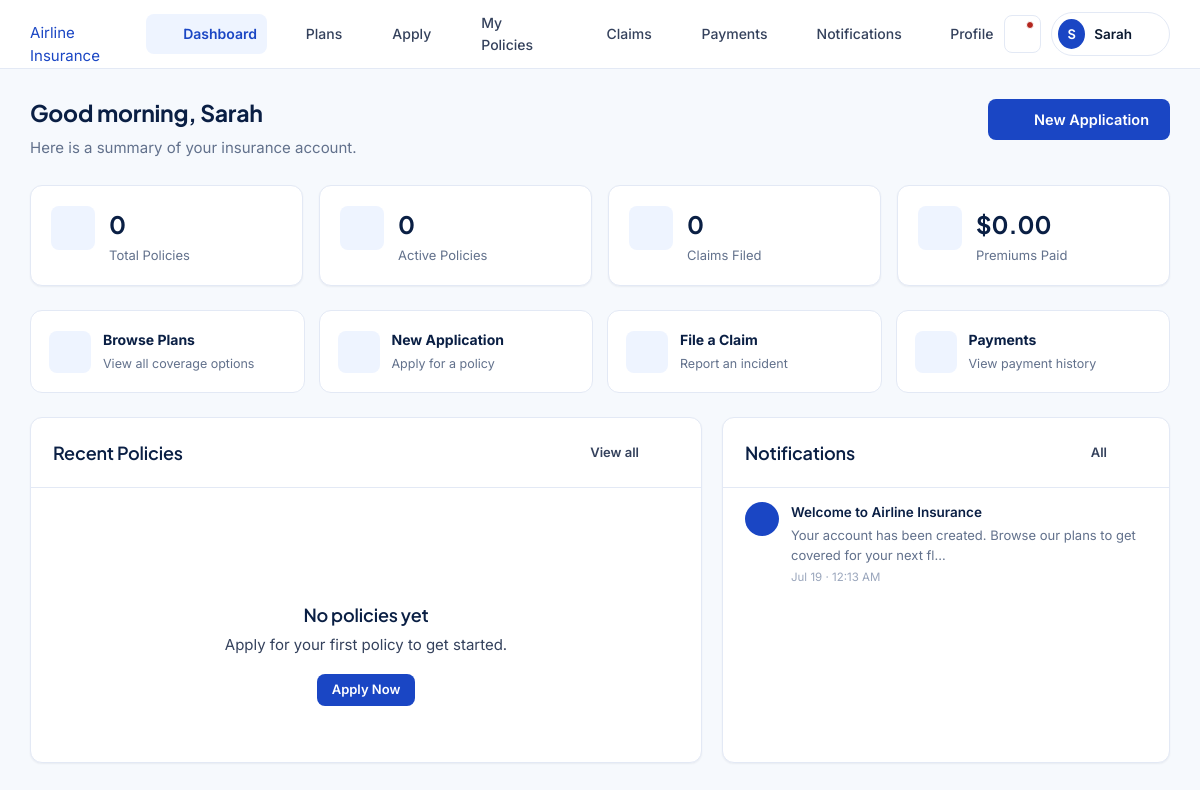
The page /customer/dashboard.php (signed in) on the database its author committed.
### tables this page shows
CREATE TABLE users (
    id INT AUTO_INCREMENT PRIMARY KEY,
    full_name VARCHAR(100) NOT NULL,
    email VARCHAR(150) NOT NULL UNIQUE,
    phone VARCHAR(20) DEFAULT NULL,
    password_hash VARCHAR(255) NOT NULL,
    role ENUM('customer','admin') NOT NULL DEFAULT 'customer',
    status ENUM('active','suspended') NOT NULL DEFAULT 'active',
    failed_attempts INT NOT NULL DEFAULT 0,
    locked_until DATETIME DEFAULT NULL,
    last_login DATETIME DEFAULT NULL,
    created_at TIMESTAMP DEFAULT CURRENT_TIMESTAMP,
    updated_at TIMESTAMP DEFAULT CURRENT_TIMESTAMP ON UPDATE CURRENT_TIMESTAMP
);

CREATE TABLE notifications (
    id INT AUTO_INCREMENT PRIMARY KEY,
    user_id INT NOT NULL,
    title VARCHAR(150) NOT NULL,
    message TEXT NOT NULL,
    is_read TINYINT(1) NOT NULL DEFAULT 0,
    created_at TIMESTAMP DEFAULT CURRENT_TIMESTAMP,
    FOREIGN KEY (user_id) REFERENCES users(id) ON DELETE CASCADE
);

### includes/auth.php (called while the page is built, shortened)
<?php
require_once __DIR__.'/../config/database.php';
function is_logged_in(){ return !empty($_SESSION['uid']); }
function current_uid(){ return isset($_SESSION['uid'])?(int)$_SESSION['uid']:null; }
function current_user(){
    static $u=null;
    if($u!==null) return $u;
    $s=db()->prepare('SELECT id,full_name,email,phone,role,status,last_login,created_at FROM users WHERE id=? LIMIT 1');
    $s->execute(array(current_uid())); $u=$s->fetch(); return $u;
}

### config/database.php (called while the page is built, shortened)
<?php
function db(){
    static $pdo=null;
    if($pdo instanceof PDO) return $pdo;
    $dsn='mysql:host='.DB_HOST.';dbname='.DB_NAME.';charset='.DB_CHARSET;
    try{
        $pdo=new PDO($dsn,DB_USER,DB_PASS,array(
            PDO::ATTR_ERRMODE=>PDO::ERRMODE_EXCEPTION,
            PDO::ATTR_DEFAULT_FETCH_MODE=>PDO::FETCH_ASSOC,
            PDO::ATTR_EMULATE_PREPARES=>false));
    }catch(PDOException $e){
        error_log('DB connect failed: '.$e->getMessage());
        http_response_code(500);
        die('<!DOCTYPE html><html><head><title>DB Error</title><style>body{font-family:Arial,sans-serif;background:#f4f7fc;display:flex;align-items:center;justify-content:center;height:100vh;margin:0}.box{text-align:center;padding:40px;background:#fff;border-radius:12px;max-width:460px;box-shadow:0 4px 20px rgba(0,0,0,.08)}h2{color:#0a1f44}p{color:#62718c}</style></head><body><div class="box"><h2>Database Unavailable</h2><p>Please ensure MySQL is running in XAMPP and that you have imported <code>database/schema.sql</code> into phpMyAdmin.</p></div></body></html>');
    }
    return $pdo;
}

### includes/functions.php (called while the page is built, shortened)
<?php
function e($v){ return htmlspecialchars((string)$v,ENT_QUOTES,'UTF-8'); }
function format_money($a){ return '$'.number_format((float)$a,2); }
function format_date($d,$f='M j, Y'){
    $ts=is_numeric($d)?(int)$d:strtotime($d);
    return $ts?date($f,$ts):'—';
}
function unread_count($uid){
    $s=db()->prepare('SELECT COUNT(*) FROM notifications WHERE user_id=? AND is_read=0');
    $s->execute(array($uid));
    return (int)$s->fetchColumn();
}

### customer/dashboard.php (the view, shortened to what this page needs)
<?php
require_once __DIR__.'/../includes/customer_layout.php';
$u=current_user(); $pdo=db(); $uid=current_uid();
$s=$pdo->prepare('SELECT COUNT(*) FROM policies WHERE user_id=?'); $s->execute(array($uid)); $totalPolicies=(int)$s->fetchColumn();
$s=$pdo->prepare('SELECT COUNT(*) FROM policies WHERE user_id=? AND status="active"'); $s->execute(array($uid)); $activePolicies=(int)$s->fetchColumn();
$s=$pdo->prepare('SELECT COUNT(*) FROM claims WHERE user_id=?'); $s->execute(array($uid)); $totalClaims=(int)$s->fetchColumn();
$s=$pdo->prepare('SELECT SUM(amount) FROM payments WHERE user_id=? AND status="completed"'); $s->execute(array($uid)); $totalPaid=(float)$s->fetchColumn();
$recentPolicies=$pdo->prepare('SELECT p.*,pp.plan_name,pp.category FROM policies p JOIN policy_plans pp ON pp.id=p.plan_id WHERE p.user_id=? ORDER BY p.created_at DESC LIMIT 5');
$recentPolicies->execute(array($uid)); $recentPolicies=$recentPolicies->fetchAll();
$notifs=$pdo->prepare('SELECT * FROM notifications WHERE user_id=? ORDER BY created_at DESC LIMIT 5');
$notifs->execute(array($uid)); $notifs=$notifs->fetchAll();
render_customer_header('dashboard');
?>
<div class="greet-row">
  <div>
    <h2>Good <?=date('H')<12?'morning':(date('H')<17?'afternoon':'evening')?>, <?=e(explode(' ',$u['full_name'])[0])?></h2>
    <p>Here is a summary of your insurance account.</p>
  </div>
  <a href="<?=BASE_URL?>/customer/apply.php" class="btn btn-primary"><?=icon('plus')?> New Application</a>
</div>
<div class="stat-grid">
  <div class="stat-card"><div class="si"><?=icon('shield')?></div><div><div class="sv"><?=$totalPolicies?></div><div class="sl">Total Policies</div></div></div>
  <div class="stat-card"><div class="si"><?=icon('check-circle')?></div><div><div class="sv"><?=$activePolicies?></div><div class="sl">Active Policies</div></div></div>
  <div class="stat-card"><div class="si"><?=icon('file-text')?></div><div><div class="sv"><?=$totalClaims?></div><div class="sl">Claims Filed</div></div></div>
  <div class="stat-card"><div class="si"><?=icon('credit-card')?></div><div><div class="sv"><?=format_money($totalPaid)?></div><div class="sl">Premiums Paid</div></div></div>
</div>
<div class="quick-grid">
  <a href="<?=BASE_URL?>/customer/plans.php" class="qa"><div class="qi"><?=icon('briefcase')?></div><div class="qt"><strong>Browse Plans</strong><span>View all coverage options</span></div></a>
  <a href="<?=BASE_URL?>/customer/apply.php" class="qa"><div class="qi"><?=icon('file-text')?></div><div class="qt"><strong>New Application</strong><span>Apply for a policy</span></div></a>
  <a href="<?=BASE_URL?>/customer/claims.php" class="qa"><div class="qi"><?=icon('alert-triangle')?></div><div class="qt"><strong>File a Claim</strong><span>Report an incident</span></div></a>
  <a href="<?=BASE_URL?>/customer/payments.php" class="qa"><div class="qi"><?=icon('credit-card')?></div><div class="qt"><strong>Payments</strong><span>View payment history</span></div></a>
</div>
<div class="dash-grid">
  <div class="card">
    <div class="card-head"><h3>Recent Policies</h3><a href="<?=BASE_URL?>/customer/policies.php" class="btn btn-ghost btn-sm">View all <?=icon('chevron-right')?></a></div>
    <div class="card-body" style="padding:0 22px">
      <?php if(empty($recentPolicies)): ?>
        <div class="empty-state"><?=icon('shield')?><h3>No policies yet</h3><p>Apply for your first policy to get started.</p><a href="<?=BASE_URL?>/customer/apply.php" class="btn btn-primary btn-sm">Apply Now</a></div>
      <?php else: foreach($recentPolicies as $pol): ?>
        <div class="list-row">
          <div class="lr-left">
            <div class="lr-ico"><?=icon(category_icon($pol['category']))?></div>
            <div><div class="lr-title"><?=e($pol['plan_name'])?></div><div class="lr-sub"><?=e($pol['policy_number']??'Pending')?> &middot; <?=format_date($pol['created_at'])?></div></div>
          </div>
          <?=status_badge($pol['status'])?>
        </div>
      <?php endforeach; endif; ?>
    </div>
  </div>
  <div class="card">
    <div class="card-head"><h3>Notifications</h3><a href="<?=BASE_URL?>/customer/notifications.php" class="btn btn-ghost btn-sm">All <?=icon('chevron-right')?></a></div>
    <div class="card-body" style="padding:0 22px">
      <?php if(empty($notifs)): ?>
        <div class="empty-state" style="padding:30px 0"><?=icon('bell')?><p>No notifications yet.</p></div>
      <?php else: foreach($notifs as $n): ?>
        <div class="notif-item<?=$n['is_read']?'':' unread'?>">
          <div class="ni-ico"><?=icon('bell')?></div>
          <div><div class="ni-title"><?=e($n['title'])?></div><div class="ni-msg"><?=e(mb_strimwidth($n['message'],0,80,'…'))?></div><div class="ni-time"><?=format_date($n['created_at'],'M j · g:i A')?></div></div>
        </div>
      <?php endforeach; endif; ?>
    </div>
  </div>
</div>
<?php render_customer_footer(); ?>

### includes/customer_layout.php (shortened to what this page needs)
<?php
function render_customer_header($active='dashboard'){
    $u=current_user();
    $initials=strtoupper(substr($u['full_name'],0,1));
    $uc=unread_count($u['id']);
    $bu=BASE_URL;
    echo '<!DOCTYPE html>
<html lang="en">
<head>
<meta charset="UTF-8"><meta name="viewport" content="width=device-width,initial-scale=1">
<title>'.htmlspecialchars($GLOBALS['pageTitle']??'Dashboard',ENT_QUOTES).' — Airline Insurance</title>
<link rel="preconnect" href="https://fonts.googleapis.com">
<link href="https://fonts.googleapis.com/css2?family=Plus+Jakarta+Sans:wght@400;600;700&family=Inter:wght@400;500;600&display=swap" rel="stylesheet">
<link rel="stylesheet" href="'.$bu.'/assets/css/style.css">
<link rel="stylesheet" href="'.$bu.'/assets/css/customer.css">
</head>
<body>';
    $navLinks=array(
        'dashboard'=>array('icon'=>'home','label'=>'Dashboard','href'=>$bu.'/customer/dashboard.php'),
        'plans'=>array('icon'=>'briefcase','label'=>'Plans','href'=>$bu.'/customer/plans.php'),
        'apply'=>array('icon'=>'file-text','label'=>'Apply','href'=>$bu.'/customer/apply.php'),
        'policies'=>array('icon'=>'shield','label'=>'My Policies','href'=>$bu.'/customer/policies.php'),
        'claims'=>array('icon'=>'alert-triangle','label'=>'Claims','href'=>$bu.'/customer/claims.php'),
        'payments'=>array('icon'=>'credit-card','label'=>'Payments','href'=>$bu.'/customer/payments.php'),
        'notifications'=>array('icon'=>'bell','label'=>'Notifications','href'=>$bu.'/customer/notifications.php'),
        'profile'=>array('icon'=>'user','label'=>'Profile','href'=>$bu.'/customer/profile.php'),
    );
    echo '<div class="nav-overlay" id="nav-overlay"></div>
<header class="cust-topbar">
  <div class="topbar-inner">
    <div style="display:flex;align-items:center;gap:14px">
      <button class="ham-btn" id="ham-btn" aria-label="Toggle navigation" aria-expanded="false" aria-controls="cust-nav">'.icon('menu').'</button>
      <a href="'.$bu.'/" class="brand light">'.icon('shield').' Airline Insurance</a>
    </div>
    <nav class="cust-nav" id="cust-nav">';
    foreach($navLinks as $key=>$nl){
        $cls=$key===$active?'active':'';
        echo '<a href="'.htmlspecialchars($nl['href'],ENT_QUOTES).'" class="'.$cls.'">'.icon($nl['icon']).' '.htmlspecialchars($nl['label'],ENT_QUOTES).'</a>';
    }
    echo '</nav>
    <div class="topbar-right">
      <a href="'.$bu.'/customer/notifications.php" class="icon-btn notif-btn" aria-label="Notifications">'.icon('bell').($uc>0?'<span class="ndot"></span>':'').'</a>
      <div class="user-chip" id="user-chip">
        <div class="av">'.htmlspecialchars($initials,ENT_QUOTES).'</div>
        <span class="uname">'.htmlspecialchars(explode(' ',$u['full_name'])[0],ENT_QUOTES).'</span>
        '.icon('chevron-down').'
        <div class="dropdown" id="user-dropdown">
          <a href="'.$bu.'/customer/profile.php">'.icon('user').' Profile</a>
          <a href="'.$bu.'/customer/notifications.php">'.icon('bell').' Notifications'.($uc>0?' <span class="badge badge-active" style="margin-left:auto;padding:2px 7px">'.$uc.'</span>':'').'</a>
          <hr>
          <form method="post" action="'.$bu.'/auth/logout.php" style="margin:0">
            '.csrf_field().'
            <button type="submit">'.icon('logout').' Log Out</button>
          </form>
        </div>
      </div>
    </div>
  </div>
</header>
<main class="cust-main">';
}
function render_customer_footer(){
    echo '</main>';
    echo '<script src="'.BASE_URL.'/assets/js/app.js"></script></body></html>';
}

### includes/icons.php (shortened to what this page needs)
<?php
function icon($name,$cls=''){
    $c='class="icon '.htmlspecialchars($cls,ENT_QUOTES,'UTF-8').'" width="20" height="20" viewBox="0 0 24 24" fill="none" stroke="currentColor" stroke-width="1.8" stroke-linecap="round" stroke-linejoin="round" aria-hidden="true"';
    $body=isset($p[$name])?$p[$name]:$p['info'];
    return '<svg '.$c.'>'.$body.'</svg>';
}

### assets/css/style.css (style rules this page uses)
:root { --white:#fff;--blue-50:#eef4ff;--blue-100:#dde9ff;--blue-200:#b9d1ff; --blue-400:#4d7ef0;--blue-500:#2458e8;--blue-600:#1a46c4;--blue-700:#14379c; --navy-900:#0a1f44;--ink-900:#0c1a30;--ink-700:#34415c;--ink-500:#62718c; --ink-300:#9aa6bc;--line-200:#e3e9f5;--line-100:#eef2fa;--surface:#f6f9fd; --ok-600:#157a5a;--ok-50:#e9f7f1;--warn-600:#9a6b07;--warn-50:#fdf3df; --bad-600:#b3261e;--bad-50:#fdecec; --shadow-sm:0 1px 2px rgba(10,31,68,.06); --shadow-md:0 6px 20px rgba(10,31,68,.08); --shadow-lg:0 16px 40px rgba(10,31,68,.12); --r-sm:8px;--r-md:12px;--r-lg:18px;--r-pill:999px; --font-d:'Plus Jakarta Sans','Segoe UI',Arial,sans-serif; --font-b:'Inter','Segoe UI',Arial,sans-serif; }
* { box-sizing:border-box; }
html { -webkit-text-size-adjust:100%; }
body { margin:0;font-family:var(--font-b);color:var(--ink-900);background:var(--surface);font-size:15px;line-height:1.55;-webkit-font-smoothing:antialiased; }
h1,h2,h3,h4,h5 { font-family:var(--font-d);color:var(--navy-900);margin:0 0 8px;line-height:1.25;letter-spacing:-.01em; }
h2 { font-size:23px;font-weight:700; }
h3 { font-size:18px;font-weight:600; }
p { margin:0 0 12px;color:var(--ink-700); }
a { color:var(--blue-600);text-decoration:none; }
img,svg { display:block;max-width:100%; }
.icon { flex-shrink:0; }
.btn { display:inline-flex;align-items:center;justify-content:center;gap:8px;font-family:var(--font-b);font-size:14.5px;font-weight:600;padding:11px 20px;border-radius:var(--r-sm);border:1px solid transparent;cursor:pointer;transition:background-color .15s,color .15s,border-color .15s,box-shadow .15s;white-space:nowrap;line-height:1.2; }
.btn .icon { width:17px;height:17px; }
.btn-primary { background:var(--blue-600);color:var(--white); }
.btn-ghost { background:transparent;color:var(--ink-700);border-color:transparent; }
.btn-sm { padding:7px 14px;font-size:13px; }
.icon-btn { display:inline-flex;align-items:center;justify-content:center;width:38px;height:38px;border-radius:var(--r-sm);border:1px solid var(--line-200);background:var(--white);color:var(--ink-700);cursor:pointer;transition:background-color .15s,border-color .15s; }
.card { background:var(--white);border:1px solid var(--line-200);border-radius:var(--r-md);box-shadow:var(--shadow-sm); }
.card-head { display:flex;align-items:center;justify-content:space-between;gap:12px;padding:18px 22px;border-bottom:1px solid var(--line-200); }
.card-head h3 { margin:0; }
.card-body { padding:22px; }
.stat-card { background:var(--white);border:1px solid var(--line-200);border-radius:var(--r-md);padding:20px;display:flex;align-items:flex-start;gap:14px;box-shadow:var(--shadow-sm); }
.stat-card .si { width:44px;height:44px;border-radius:var(--r-sm);background:var(--blue-50);color:var(--blue-600);display:flex;align-items:center;justify-content:center;flex-shrink:0; }
.stat-card .sv { font-family:var(--font-d);font-size:24px;font-weight:700;color:var(--navy-900); }
.stat-card .sl { font-size:13px;color:var(--ink-500);margin-top:2px; }
.stat-grid { display:grid;grid-template-columns:repeat(4,1fr);gap:16px; }
.empty-state { text-align:center;padding:56px 24px;color:var(--ink-500); }
.empty-state .icon { width:46px;height:46px;margin:0 auto 14px;color:var(--blue-200); }
.empty-state h3 { color:var(--navy-900);margin-bottom:6px; }
.empty-state p { max-width:360px;margin:0 auto 18px; }

### rows shown on the page
users: full_name "S", full_name "Sarah"
notifications: title "Welcome to Airline Insurance", message "Your account has been created. Browse our plans to get covered for your next fl…", created_at "Jul 19 · 12:13 AM"

### other values the page prints
$nl['label'] "Dashboard"
$nl['label'] "Plans"
$nl['label'] "Apply"
$nl['label'] "My Policies"
$nl['label'] "Claims"
$nl['label'] "Payments"
$nl['label'] "Notifications"
$nl['label'] "Profile"
$totalPolicies "0"
$activePolicies "0"
$totalClaims "0"
format_money($totalPaid) "$0.00"
